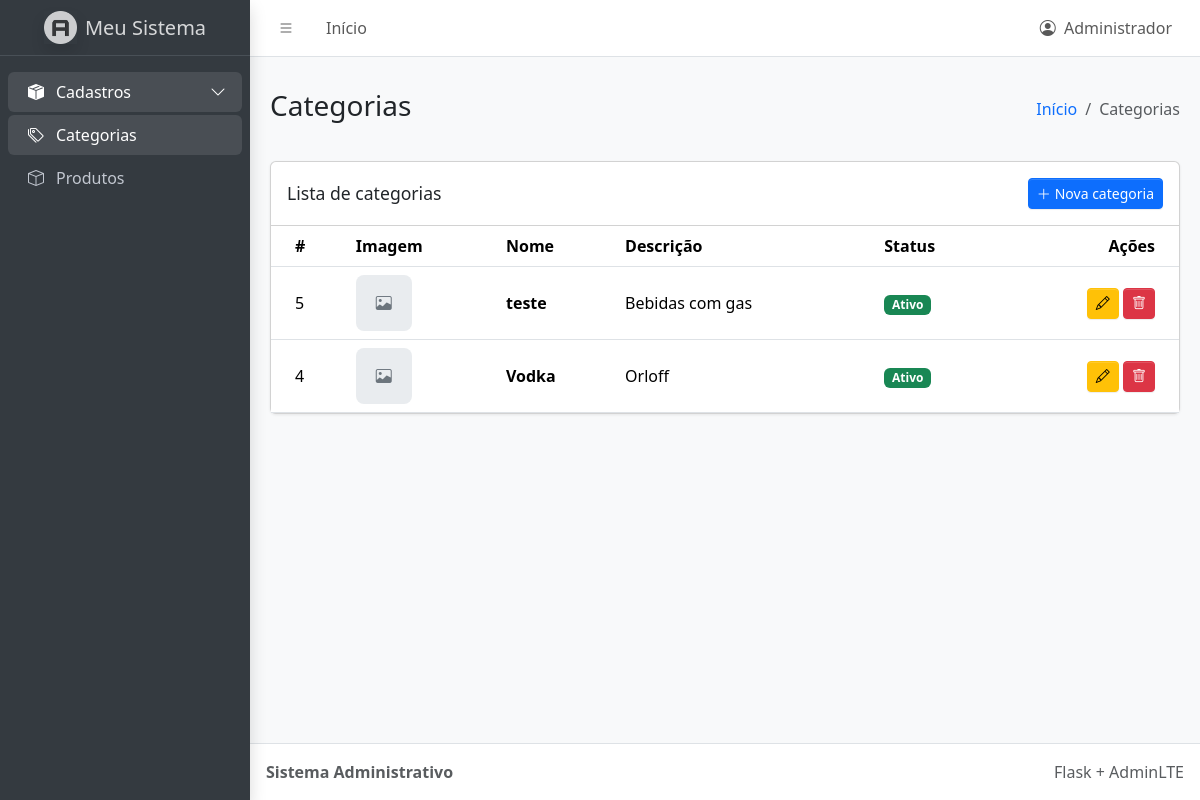
The app's page /listar_categorias, older data.
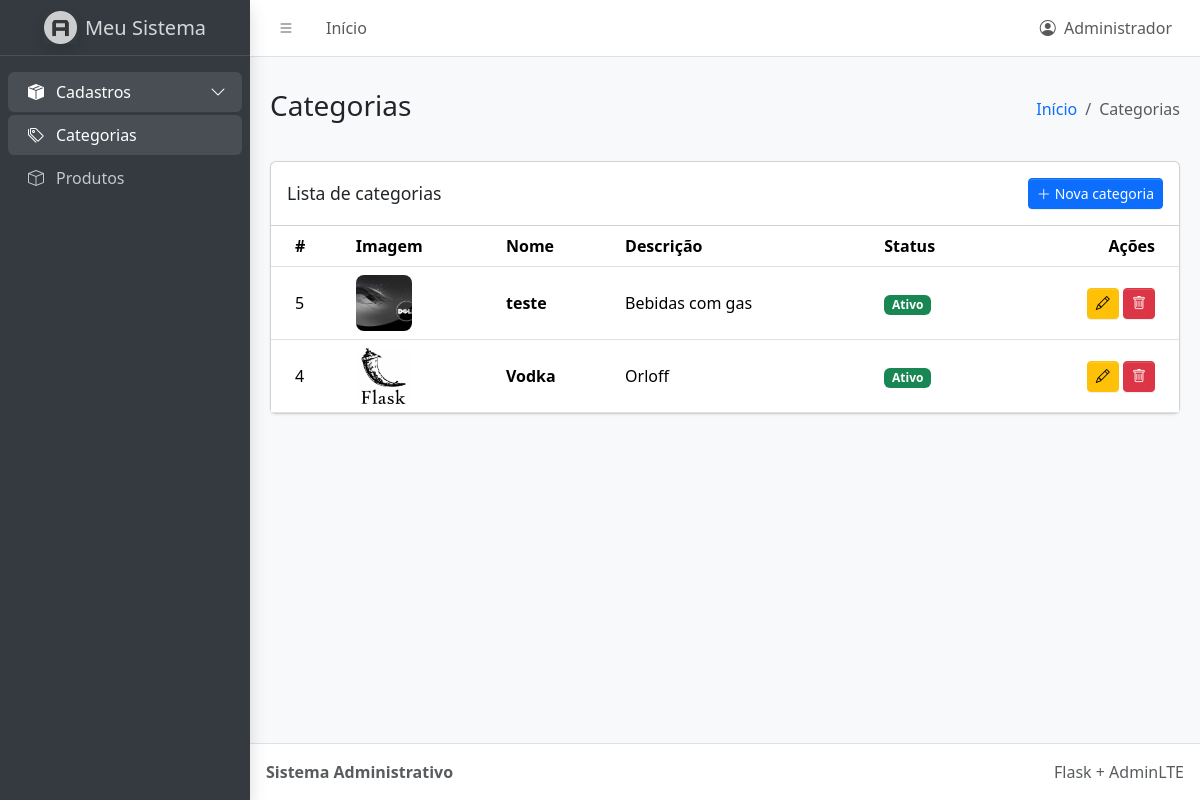
The same page, newer data.
### tables this page shows
CREATE TABLE categoria(
   id integer primary key autoincrement,
   nome varchar(50) not null,
   descricao text, 
   ativo boolean,
   imagem blob,
   img varchar(100)
);

### app.py (the view)
@app.route('/listar_categorias')
def listarCategoria():
    with conexao() as conn:
        categorias = conn.execute('SELECT * FROM categoria ORDER BY id DESC').fetchall()
    return render_template('admin/listar_categoria.html', categorias=categorias)

### app.py (called while the page is built)
def conexao():
    conn = sqlite3.connect(Path(app.root_path) / 'database.db')
    conn.row_factory = sqlite3.Row
    return conn

### templates/admin/listar_categoria.html (shortened to what this page needs)
{% extends 'admin/base.html' %}
{% block page_title %}Categorias{% endblock %}
{% block breadcrumb %}Categorias{% endblock %}
{% block content %}
<div class="card">
  <div class="card-header d-flex align-items-center">
    <h3 class="card-title mb-0">Lista de categorias</h3>
    <a href="{{ url_for('cadastrarCategoria') }}" class="btn btn-primary btn-sm ms-auto">
      <i class="bi bi-plus-lg me-1"></i>Nova categoria
    </a>
  </div>
  <div class="card-body p-0">
    <div class="table-responsive">
      <table class="table table-hover align-middle mb-0">
        <thead>
          <tr><th>#</th><th>Imagem</th><th>Nome</th><th>Descrição</th><th>Status</th><th class="text-end">Ações</th></tr>
        </thead>
        <tbody>
        {% for i in categorias %}
          <tr>
            <td>{{ i.id }}</td>
            <td>
              {% if i.img %}
                <img src="{{ url_for('static', filename=i.img) }}" class="table-thumb" alt="{{ i.nome }}">
              {% else %}
                <span class="placeholder-image"><i class="bi bi-image text-secondary"></i></span>
              {% endif %}
            </td>
            <td class="fw-semibold">{{ i.nome }}</td>
            <td>{{ i.descricao or '-' }}</td>
            <td>
              {% if i.ativo|string == 'True' %}<span class="badge text-bg-success">Ativo</span>
              {% else %}<span class="badge text-bg-secondary">Inativo</span>{% endif %}
            </td>
            <td class="text-end text-nowrap">
              <a href="{{ url_for('editarCategoria', id=i.id) }}" class="btn btn-sm btn-warning"><i class="bi bi-pencil"></i></a>
              <a href="{{ url_for('excluirCategoria', id=i.id) }}" class="btn btn-sm btn-danger"><i class="bi bi-trash"></i></a>
            </td>
          </tr>
        {% else %}
          <tr><td colspan="6" class="text-center text-secondary py-4">Nenhuma categoria cadastrada.</td></tr>
        {% endfor %}
        </tbody>
      </table>
    </div>
  </div>
</div>
{% endblock %}

Row changes from the older to the newer data that the page shows:
changed categoria "teste": img: picture added
changed categoria "Vodka": img: picture added
